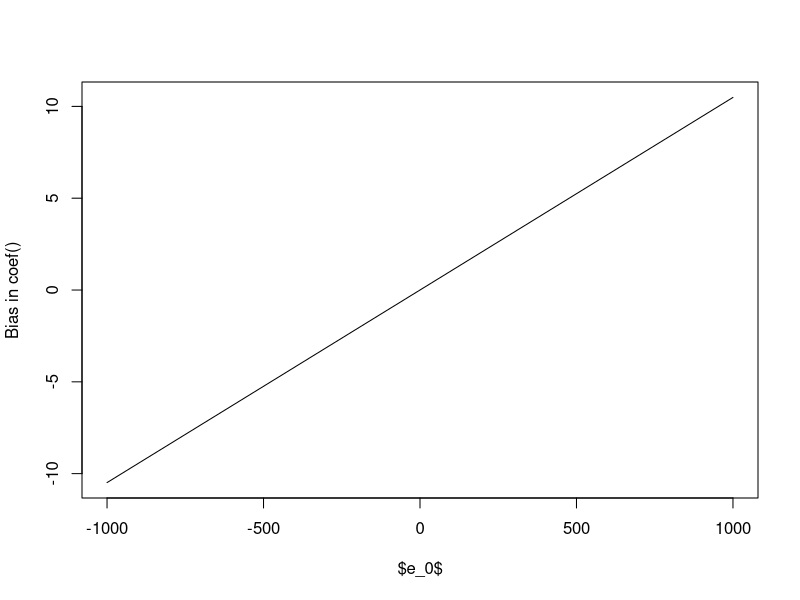
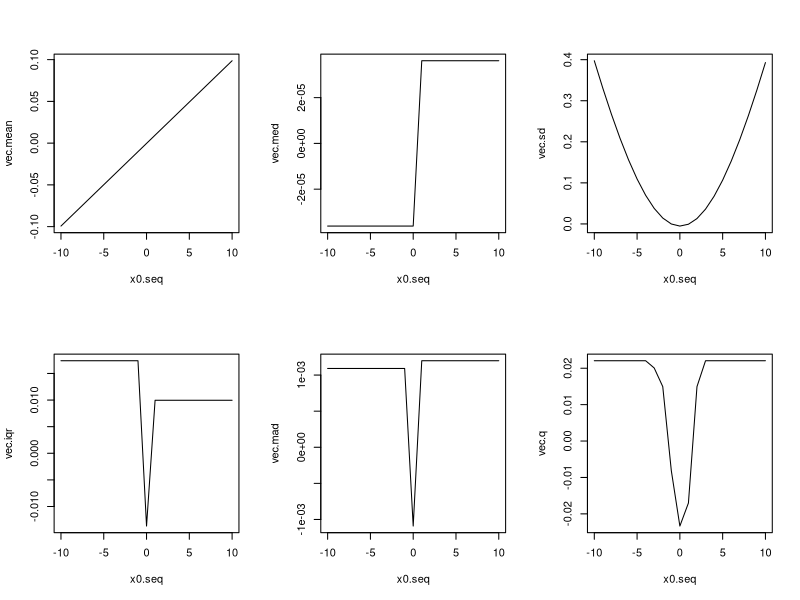
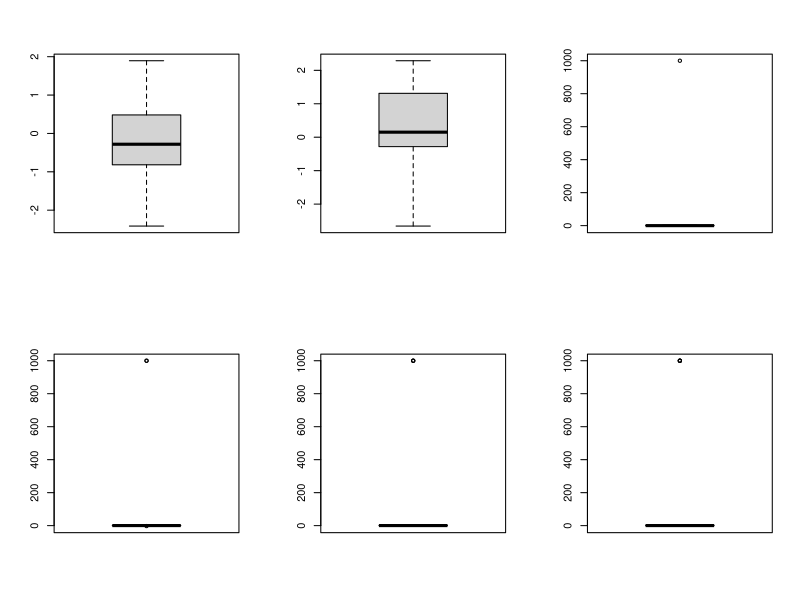
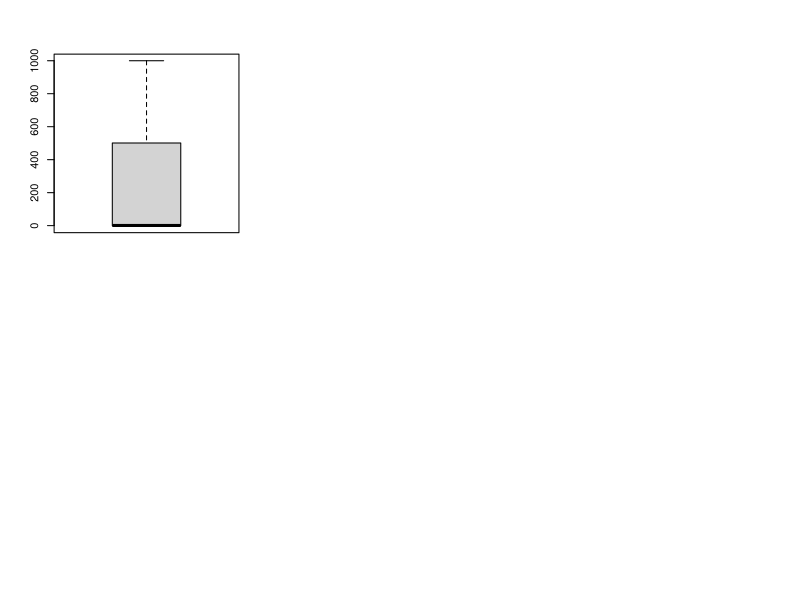

Reproduce these figures in R, in order.
## ---- chunk 1
set.seed(42)
n <- 100
x <- runif(n)
beta1 <- 1
beta2 <- 2
epsilon <- rnorm(n,sd=.1)
y <- beta1 + beta2*x + epsilon
model <- lm(y~x)
coef.sample<-coef(model)[2]

n.e0<-100
e0 <- seq(-1000,1000,length=n.e0)
sc.coef <- numeric(n.e0)
for(i in 1:n.e0) {
  e.augmented <- c(epsilon[1:99],e0[i])
  y <- beta1 + beta2*x + e.augmented
  sc.coef[i] <- coef(lm(y~x))[2]-coef.sample
}

## Sensitivity curve for the sample coef
plot(e0, sc.coef,
     ylab="Bias in coef()",
     xlab="$e_0$",
     type="l")
## ---- chunk 2
set.seed(42)
require(robustbase)
n <- 100
x<-rnorm(n)
mean.x<-mean(x)
med.x<-median(x)
sd.x<-sd(x)
iqr.x<-IQR(x)
mad.x<-mad(x)
q.x<-Qn(x)
## ---- chunk 3
set.seed(42)
require(robustbase)
n <- 100
x<-rnorm(n)
x0.seq<-seq(from=-10,to=10,by=1)

mean.x<-mean(x)
med.x<-median(x)
sd.x<-sd(x)
iqr.x<-IQR(x)
mad.x<-mad(x)
q.x<-Qn(x)

vec.mean<-numeric()
vec.med<-numeric()
vec.sd<-numeric()
vec.iqr<-numeric()
vec.mad<-numeric()
vec.q<-numeric()

for (i in 1:length(x0.seq)){
  x[101]<-x0.seq[i]
  vec.mean[i]<-mean(x)-mean.x
  vec.med[i]<-median(x)-med.x
  vec.sd[i]<-sd(x)-sd.x
  vec.iqr[i]<-IQR(x)-iqr.x
  vec.mad[i]<-mad(x)-mad.x
  vec.q[i]<-Qn(x)-q.x
}

par(mfrow=c(2,3))
plot(x0.seq,vec.mean,type="l")
plot(x0.seq,vec.med,type="l")
plot(x0.seq,vec.sd,type="l")
plot(x0.seq,vec.iqr,type="l")
plot(x0.seq,vec.mad,type="l")
plot(x0.seq,vec.q,type="l")
## ---- chunk 4
set.seed(42)
require(robustbase)
n <- 20
x<-rnorm(n)
mean.x<-mean(x)
med.x<-median(x)
sd.x<-sd(x)
iqr.x<-IQR(x)
mad.x<-mad(x)
q.x<-Qn(x)

x0<-1000

vec.mean<-numeric()
vec.med<-numeric()
vec.sd<- numeric()
vec.iqr<-numeric()
vec.mad<-numeric()
vec.q<-numeric()

for (i in 1:10){
  x[1:i]<-x0
  vec.mean[i]<-mean(x)
  vec.med[i]<-median(x)
  vec.sd[i]<-sd(x)
  vec.iqr[i]<-IQR(x)
  vec.mad[i]<-mad(x)
  vec.q[i]<-Qn(x)
}

values<-data.frame(seq(1,10,by=1),vec.mean,vec.med,vec.sd,vec.iqr,vec.mad,vec.q)

colnames(values)<-c("M","Mean","Median","Standard Deviation","IQR","MAD","Q")

knitr::kable(values)
## ---- chunk 5
set.seed(42)
require(robustbase)
n <- 20
x<-rnorm(n)

x0<-1000

for (i in 1:5){
  x[1:i]<-x0
  t.t<-(x-mean(x))/sd(x)
  print(subset(x,abs(t.t)>3.0))
  t.r<-(x-median(x))/mad(x)
  print(subset(x,abs(t.r)>3.0))
}


## ---- chunk 6
n <- 20
x<-rnorm(n)

boxplot(x)
## ---- chunk 7
set.seed(42)
require(robustbase)
n <- 20
x<-rnorm(n)

x0<-1000
bp<-boxplot(x)
print(bp$out)

for (i in 1:5){
  x[1:i]<-x0
  bp<-boxplot(x)
  print(bp$out)
}
